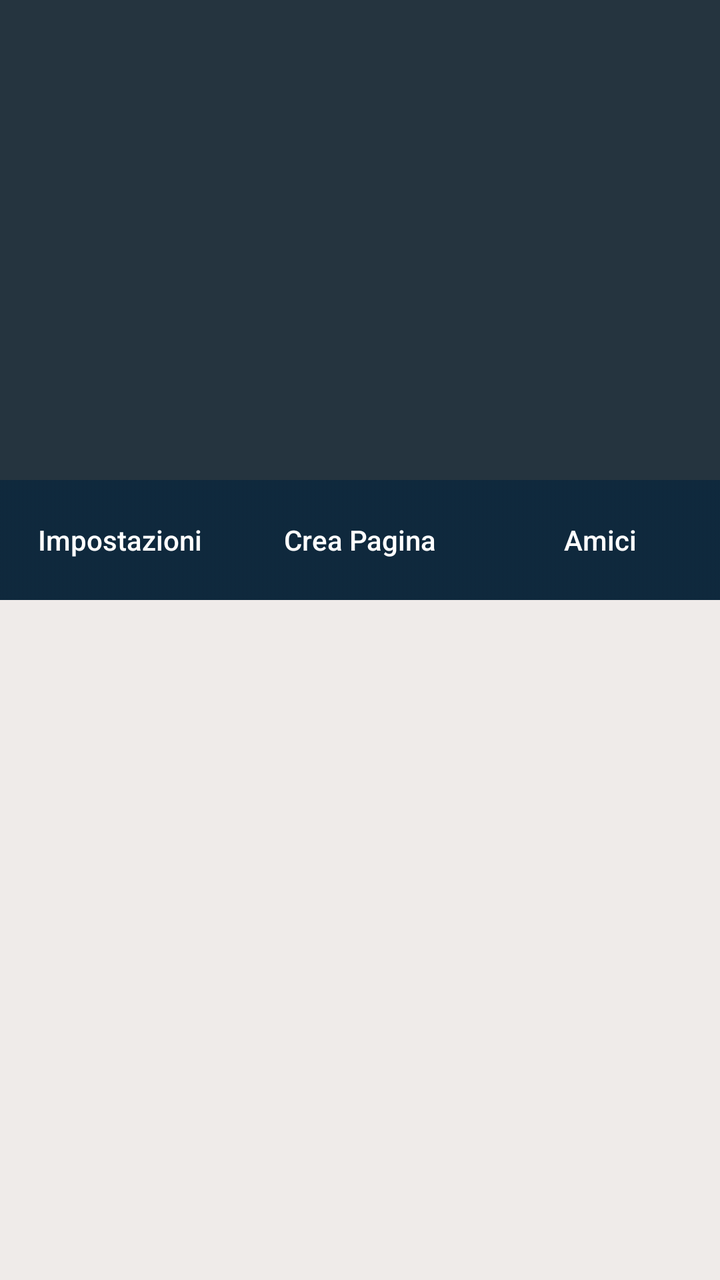
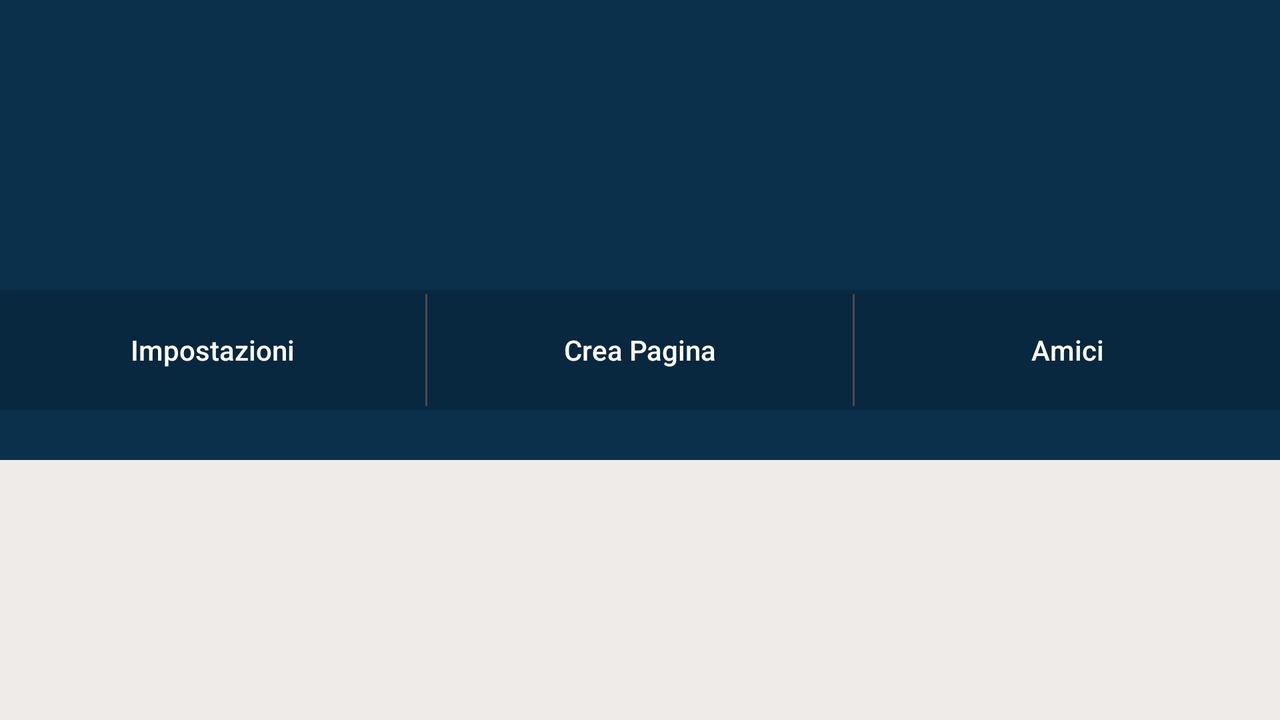

First picture: res/layout/ on a phone held upright. Second picture: the repository's own variant of that layout, on a device whose configuration matches the variant's folder. Source for both follows.
<!-- AndroidManifest.xml: application theme AppTheme -->
<!-- res/layout/fragment_group_list.xml -->
<?xml version="1.0" encoding="utf-8"?>
<android.support.design.widget.CoordinatorLayout
    android:id="@+id/parentLayout"
    xmlns:android="http://schemas.android.com/apk/res/android"
    xmlns:app="http://schemas.android.com/apk/res-auto"
    xmlns:tools="http://schemas.android.com/tools"
    android:layout_width="match_parent"
    android:layout_height="match_parent"
    android:fitsSystemWindows="true"
    tools:context="org.teamchat.Activity.MainActivity">

    <android.support.design.widget.AppBarLayout
        android:id="@+id/app_bar"
        android:fitsSystemWindows="true"
        android:layout_height="@dimen/app_bar_height"
        android:layout_width="match_parent"
        android:theme="@style/AppTheme.AppBarOverlay">

        <android.support.design.widget.CollapsingToolbarLayout
            android:id="@+id/toolbar_layout"
            android:layout_width="match_parent"
            android:layout_height="match_parent"
            android:fitsSystemWindows="true"
            app:contentScrim="?attr/colorPrimary"
            app:layout_scrollFlags="scroll|snap|enterAlwaysCollapsed">

            <ImageView
                android:contentDescription="@string/avatar"
                android:id="@+id/imageView"
                android:layout_width="match_parent"
                android:layout_height="match_parent"
                android:fitsSystemWindows="true"
                android:scaleType="centerCrop"
                app:layout_collapseMode="parallax" />

            <ImageView
                android:contentDescription="@string/avatar"
                android:background="@color/colorDarkTransparent"
                android:id="@+id/imageViewBg"
                android:layout_width="match_parent"
                android:layout_height="match_parent"
                android:fitsSystemWindows="true"
                android:scaleType="centerCrop"
                app:layout_collapseMode="parallax" />

            <RelativeLayout
                app:layout_collapseMode="parallax"
                android:layout_gravity="bottom"
                android:layout_width="match_parent"
                android:layout_height="wrap_content">

                <LinearLayout
                    android:id="@+id/headerText"
                    android:layout_marginBottom="@dimen/toolbar_bottom_margin"
                    android:layout_marginStart="@dimen/toolbar_margin"
                    android:layout_marginLeft="@dimen/toolbar_margin"
                    android:layout_marginEnd="@dimen/toolbar_margin"
                    android:layout_marginRight="@dimen/toolbar_margin"
                    android:orientation="vertical"
                    android:layout_width="match_parent"
                    android:layout_height="wrap_content">

                    <TextView
                        android:id="@+id/title"
                        android:textSize="@dimen/big_text_size"
                        android:textColor="@android:color/white"
                        android:layout_width="match_parent"
                        android:layout_height="wrap_content" />
                    <TextView
                        android:id="@+id/subtitle"
                        android:layout_width="match_parent"
                        android:layout_height="wrap_content"
                        android:textSize="@dimen/normal_text_size"
                        android:textColor="@android:color/white" />

                </LinearLayout>

                <LinearLayout
                    android:id="@+id/headerButtons"
                    android:layout_below="@id/headerText"
                    android:background="@drawable/bg_linear_layout_dark"
                    android:orientation="horizontal"
                    android:layout_width="match_parent"
                    android:layout_height="60dp">

                    <Button
                        android:textColor="@color/colorAccentText"
                        android:layout_gravity="center"
                        android:drawableTop="@drawable/ic_setting_dark"
                        android:textAllCaps="false"
                        android:text="@string/gl_settings"
                        android:id="@+id/btn_settings"
                        android:background="?android:attr/selectableItemBackground"
                        android:layout_weight="1"
                        android:layout_width="0dp"
                        android:layout_height="wrap_content" />

                    <Button
                        android:textColor="@color/colorAccentText"
                        android:layout_gravity="center"
                        android:drawableTop="@drawable/ic_add_24dp"
                        android:textAllCaps="false"
                        android:text="@string/gl_create"
                        android:id="@+id/btn_create"
                        android:background="?android:attr/selectableItemBackground"
                        android:layout_weight="1"
                        android:layout_width="0dp"
                        android:layout_height="wrap_content" />

                    <Button
                        android:textColor="@color/colorAccentText"
                        android:layout_gravity="center"
                        android:drawableTop="@drawable/ic_friends_24dp"
                        android:textAllCaps="false"
                        android:text="@string/gl_friends"
                        android:id="@+id/btn_friends"
                        android:background="?android:attr/selectableItemBackground"
                        android:layout_weight="1"
                        android:layout_width="0dp"
                        android:layout_height="wrap_content" />

                </LinearLayout>

            </RelativeLayout>

        <android.support.v7.widget.Toolbar
            android:id="@+id/toolbar"
            android:layout_width="match_parent"
            android:layout_height="?attr/actionBarSize"
            app:layout_collapseMode="pin"
            app:popupTheme="@style/AppTheme.PopupOverlay" />

        </android.support.design.widget.CollapsingToolbarLayout>

    </android.support.design.widget.AppBarLayout>

    <include layout="@layout/content_main"/>

</android.support.design.widget.CoordinatorLayout>
<!-- res/layout/content_main.xml (included above) -->
<?xml version="1.0" encoding="utf-8"?>
<RelativeLayout
    xmlns:android="http://schemas.android.com/apk/res/android"
    xmlns:tools="http://schemas.android.com/tools"
    xmlns:app="http://schemas.android.com/apk/res-auto"
    android:layout_width="match_parent"
    android:layout_height="match_parent"
    app:layout_behavior="@string/appbar_scrolling_view_behavior"
    tools:showIn="@layout/fragment_group_list"
    tools:context="org.teamchat.Activity.MainActivity">

            <android.support.v7.widget.RecyclerView
                android:id="@+id/recycler_view"
                android:layout_width="match_parent"
                android:layout_height="match_parent"
                android:scrollbars="vertical" />
</RelativeLayout>
<!-- resources referenced by this layout -->
<resources>
  <color name="colorAccentText">#FFFFFF</color>
  <color name="colorDarkTransparent">#9a383838</color>
  <dimen name="app_bar_height">300dp</dimen>
  <dimen name="big_text_size">25sp</dimen>
  <dimen name="normal_text_size">16sp</dimen>
  <dimen name="toolbar_bottom_margin">16dp</dimen>
  <dimen name="toolbar_margin">20dp</dimen>
  <!-- drawable bg_linear_layout_dark (drawable) -->
  <?xml version="1.0" encoding="utf-8"?>
  <selector xmlns:android="http://schemas.android.com/apk/res/android">
      <item>
          <shape>
              <gradient
                  android:angle="90"
                  android:startColor="@color/colorPrimaryDarkTransparent"
                  android:endColor="@color/colorPrimaryDarkTransparent"
                  android:type="linear" />
          </shape>
      </item>
  </selector>
  <string name="avatar">Avatar</string>
  <string name="gl_create">Crea Pagina</string>
  <string name="gl_friends">Amici</string>
  <string name="gl_settings">Impostazioni</string>
  <style name="AppTheme.AppBarOverlay" parent="ThemeOverlay.AppCompat.Dark.ActionBar" />
  <style name="AppTheme.PopupOverlay" parent="ThemeOverlay.AppCompat.Light" />
  <style name="AppTheme" parent="Theme.AppCompat.Light.DarkActionBar">
          
          <item name="colorPrimary">@color/colorPrimary</item>
          <item name="colorPrimaryDark">@color/colorPrimaryDark</item>
          <item name="colorAccent">@color/colorAccent</item>
          <item name="android:colorBackground">@color/colorBackground</item>
      </style>
  <color name="colorPrimaryDarkTransparent">#c108253c</color>
  <color name="colorPrimary">#0a304c</color>
  <color name="colorPrimaryDark">#08253c</color>
  <color name="colorAccent">#142e43</color>
  <color name="colorBackground">#efebe9</color>
</resources>
<!-- res/layout-land/fragment_group_list.xml (the repository's variant of the layout above) -->
<!-- drawn on the phone turned sideways -->
<?xml version="1.0" encoding="utf-8"?>
<android.support.design.widget.CoordinatorLayout
    android:id="@+id/parentLayout"
    xmlns:android="http://schemas.android.com/apk/res/android"
    xmlns:app="http://schemas.android.com/apk/res-auto"
    xmlns:tools="http://schemas.android.com/tools"
    android:layout_width="match_parent"
    android:layout_height="match_parent"
    android:fitsSystemWindows="true"
    tools:context="org.teamchat.Activity.MainActivity">

    <android.support.design.widget.AppBarLayout
        android:id="@+id/app_bar"
        android:fitsSystemWindows="true"
        android:layout_height="@dimen/app_bar_height_land"
        android:layout_width="match_parent"
        android:theme="@style/AppTheme.AppBarOverlay">

        <android.support.design.widget.CollapsingToolbarLayout
            android:id="@+id/toolbar_layout"
            android:layout_width="match_parent"
            android:layout_height="match_parent"
            app:contentScrim="?attr/colorPrimary"
            app:layout_scrollFlags="scroll|enterAlwaysCollapsed|snap">

                <RelativeLayout
                    android:paddingTop="5dp"
                    android:paddingBottom="25dp"
                    app:layout_collapseMode="parallax"
                    android:layout_width="match_parent"
                    android:layout_height="wrap_content">

                    <ImageView
                        android:layout_marginStart="@dimen/toolbar_margin"
                        android:layout_marginLeft="@dimen/toolbar_margin"
                        android:layout_marginEnd="@dimen/toolbar_margin"
                        android:layout_marginRight="@dimen/toolbar_margin"
                        android:contentDescription="@string/avatar"
                        android:id="@+id/imageView"
                        android:layout_width="130dp"
                        android:layout_height="130dp"
                        android:scaleType="centerCrop"/>

                    <LinearLayout
                        android:paddingTop="50dp"
                        android:id="@+id/headerText"
                        android:layout_toRightOf="@id/imageView"
                        android:layout_toEndOf="@id/imageView"
                        android:orientation="vertical"
                        android:layout_width="match_parent"
                        android:layout_height="wrap_content">

                        <TextView
                            android:id="@+id/title"
                            android:textSize="@dimen/big_text_size"
                            android:textColor="@android:color/white"
                            android:layout_width="match_parent"
                            android:layout_height="wrap_content" />
                        <TextView
                            android:id="@+id/subtitle"
                            android:layout_width="match_parent"
                            android:layout_height="wrap_content"
                            android:textSize="@dimen/normal_text_size"
                            android:textColor="@android:color/white" />

                    </LinearLayout>

                    <LinearLayout
                        android:layout_alignParentBottom="true"
                        android:divider="@drawable/buttons_divider_grey"
                        android:showDividers="middle"
                        android:dividerPadding="2dp"
                        android:id="@+id/headerButtons"
                        android:background="@drawable/bg_linear_layout_dark"
                        android:orientation="horizontal"
                        android:layout_width="match_parent"
                        android:layout_height="60dp">

                        <Button
                            android:textColor="@color/colorAccentText"
                            android:layout_gravity="center"
                            android:drawableTop="@drawable/ic_setting_dark"
                            android:textAllCaps="false"
                            android:text="@string/gl_settings"
                            android:id="@+id/btn_settings"
                            android:background="?android:attr/selectableItemBackground"
                            android:layout_weight="1"
                            android:layout_width="0dp"
                            android:layout_height="wrap_content" />

                        <Button
                            android:textColor="@color/colorAccentText"
                            android:layout_gravity="center"
                            android:drawableTop="@drawable/ic_add_24dp"
                            android:textAllCaps="false"
                            android:text="@string/gl_create"
                            android:id="@+id/btn_create"
                            android:background="?android:attr/selectableItemBackground"
                            android:layout_weight="1"
                            android:layout_width="0dp"
                            android:layout_height="wrap_content" />

                        <Button
                            android:textColor="@color/colorAccentText"
                            android:layout_gravity="center"
                            android:drawableTop="@drawable/ic_friends_24dp"
                            android:textAllCaps="false"
                            android:text="@string/gl_friends"
                            android:id="@+id/btn_friends"
                            android:background="?android:attr/selectableItemBackground"
                            android:layout_weight="1"
                            android:layout_width="0dp"
                            android:layout_height="wrap_content" />

                    </LinearLayout>

                </RelativeLayout>

            <android.support.v7.widget.Toolbar
                android:id="@+id/toolbar"
                android:layout_width="match_parent"
                android:layout_height="?attr/actionBarSize"
                app:layout_collapseMode="pin"
                app:popupTheme="@style/AppTheme.PopupOverlay" />

        </android.support.design.widget.CollapsingToolbarLayout>

    </android.support.design.widget.AppBarLayout>

    <include layout="@layout/content_main"/>

</android.support.design.widget.CoordinatorLayout>
<!-- res/layout/fragment_group_list.xml (included above) -->
<?xml version="1.0" encoding="utf-8"?>
<android.support.design.widget.CoordinatorLayout
    android:id="@+id/parentLayout"
    xmlns:android="http://schemas.android.com/apk/res/android"
    xmlns:app="http://schemas.android.com/apk/res-auto"
    xmlns:tools="http://schemas.android.com/tools"
    android:layout_width="match_parent"
    android:layout_height="match_parent"
    android:fitsSystemWindows="true"
    tools:context="org.teamchat.Activity.MainActivity">

    <android.support.design.widget.AppBarLayout
        android:id="@+id/app_bar"
        android:fitsSystemWindows="true"
        android:layout_height="@dimen/app_bar_height"
        android:layout_width="match_parent"
        android:theme="@style/AppTheme.AppBarOverlay">

        <android.support.design.widget.CollapsingToolbarLayout
            android:id="@+id/toolbar_layout"
            android:layout_width="match_parent"
            android:layout_height="match_parent"
            android:fitsSystemWindows="true"
            app:contentScrim="?attr/colorPrimary"
            app:layout_scrollFlags="scroll|snap|enterAlwaysCollapsed">

            <ImageView
                android:contentDescription="@string/avatar"
                android:id="@+id/imageView"
                android:layout_width="match_parent"
                android:layout_height="match_parent"
                android:fitsSystemWindows="true"
                android:scaleType="centerCrop"
                app:layout_collapseMode="parallax" />

            <ImageView
                android:contentDescription="@string/avatar"
                android:background="@color/colorDarkTransparent"
                android:id="@+id/imageViewBg"
                android:layout_width="match_parent"
                android:layout_height="match_parent"
                android:fitsSystemWindows="true"
                android:scaleType="centerCrop"
                app:layout_collapseMode="parallax" />

            <RelativeLayout
                app:layout_collapseMode="parallax"
                android:layout_gravity="bottom"
                android:layout_width="match_parent"
                android:layout_height="wrap_content">

                <LinearLayout
                    android:id="@+id/headerText"
                    android:layout_marginBottom="@dimen/toolbar_bottom_margin"
                    android:layout_marginStart="@dimen/toolbar_margin"
                    android:layout_marginLeft="@dimen/toolbar_margin"
                    android:layout_marginEnd="@dimen/toolbar_margin"
                    android:layout_marginRight="@dimen/toolbar_margin"
                    android:orientation="vertical"
                    android:layout_width="match_parent"
                    android:layout_height="wrap_content">

                    <TextView
                        android:id="@+id/title"
                        android:textSize="@dimen/big_text_size"
                        android:textColor="@android:color/white"
                        android:layout_width="match_parent"
                        android:layout_height="wrap_content" />
                    <TextView
                        android:id="@+id/subtitle"
                        android:layout_width="match_parent"
                        android:layout_height="wrap_content"
                        android:textSize="@dimen/normal_text_size"
                        android:textColor="@android:color/white" />

                </LinearLayout>

                <LinearLayout
                    android:id="@+id/headerButtons"
                    android:layout_below="@id/headerText"
                    android:background="@drawable/bg_linear_layout_dark"
                    android:orientation="horizontal"
                    android:layout_width="match_parent"
                    android:layout_height="60dp">

                    <Button
                        android:textColor="@color/colorAccentText"
                        android:layout_gravity="center"
                        android:drawableTop="@drawable/ic_setting_dark"
                        android:textAllCaps="false"
                        android:text="@string/gl_settings"
                        android:id="@+id/btn_settings"
                        android:background="?android:attr/selectableItemBackground"
                        android:layout_weight="1"
                        android:layout_width="0dp"
                        android:layout_height="wrap_content" />

                    <Button
                        android:textColor="@color/colorAccentText"
                        android:layout_gravity="center"
                        android:drawableTop="@drawable/ic_add_24dp"
                        android:textAllCaps="false"
                        android:text="@string/gl_create"
                        android:id="@+id/btn_create"
                        android:background="?android:attr/selectableItemBackground"
                        android:layout_weight="1"
                        android:layout_width="0dp"
                        android:layout_height="wrap_content" />

                    <Button
                        android:textColor="@color/colorAccentText"
                        android:layout_gravity="center"
                        android:drawableTop="@drawable/ic_friends_24dp"
                        android:textAllCaps="false"
                        android:text="@string/gl_friends"
                        android:id="@+id/btn_friends"
                        android:background="?android:attr/selectableItemBackground"
                        android:layout_weight="1"
                        android:layout_width="0dp"
                        android:layout_height="wrap_content" />

                </LinearLayout>

            </RelativeLayout>

        <android.support.v7.widget.Toolbar
            android:id="@+id/toolbar"
            android:layout_width="match_parent"
            android:layout_height="?attr/actionBarSize"
            app:layout_collapseMode="pin"
            app:popupTheme="@style/AppTheme.PopupOverlay" />

        </android.support.design.widget.CollapsingToolbarLayout>

    </android.support.design.widget.AppBarLayout>

    <include layout="@layout/content_main"/>

</android.support.design.widget.CoordinatorLayout>
<!-- resources referenced by the variant -->
<!-- as the phone turned sideways resolves them -->
<resources>
  <color name="colorAccentText">#FFFFFF</color>
  <color name="colorDarkTransparent">#9a383838</color>
  <dimen name="app_bar_height">300dp</dimen>
  <dimen name="app_bar_height_land">230dp</dimen>
  <dimen name="big_text_size">25sp</dimen>
  <dimen name="normal_text_size">16sp</dimen>
  <dimen name="toolbar_bottom_margin">16dp</dimen>
  <dimen name="toolbar_margin">20dp</dimen>
  <!-- drawable bg_linear_layout_dark (drawable) -->
  <?xml version="1.0" encoding="utf-8"?>
  <selector xmlns:android="http://schemas.android.com/apk/res/android">
      <item>
          <shape>
              <gradient
                  android:angle="90"
                  android:startColor="@color/colorPrimaryDarkTransparent"
                  android:endColor="@color/colorPrimaryDarkTransparent"
                  android:type="linear" />
          </shape>
      </item>
  </selector>
  <!-- drawable buttons_divider_grey (drawable) -->
  <?xml version="1.0" encoding="utf-8"?>
  <shape xmlns:android="http://schemas.android.com/apk/res/android" android:shape="rectangle">
  
      <size
          android:width="1dp"
          android:height="1dp" />
  
      <solid android:color="#494949" />
  
  </shape>
  <string name="avatar">Avatar</string>
  <string name="gl_create">Crea Pagina</string>
  <string name="gl_friends">Amici</string>
  <string name="gl_settings">Impostazioni</string>
  <style name="AppTheme.AppBarOverlay" parent="ThemeOverlay.AppCompat.Dark.ActionBar" />
  <style name="AppTheme.PopupOverlay" parent="ThemeOverlay.AppCompat.Light" />
  <style name="AppTheme" parent="Theme.AppCompat.Light.DarkActionBar">
          
          <item name="colorPrimary">@color/colorPrimary</item>
          <item name="colorPrimaryDark">@color/colorPrimaryDark</item>
          <item name="colorAccent">@color/colorAccent</item>
          <item name="android:colorBackground">@color/colorBackground</item>
      </style>
  <color name="colorPrimaryDarkTransparent">#c108253c</color>
  <color name="colorPrimary">#0a304c</color>
  <color name="colorPrimaryDark">#08253c</color>
  <color name="colorAccent">#142e43</color>
  <color name="colorBackground">#efebe9</color>
</resources>
